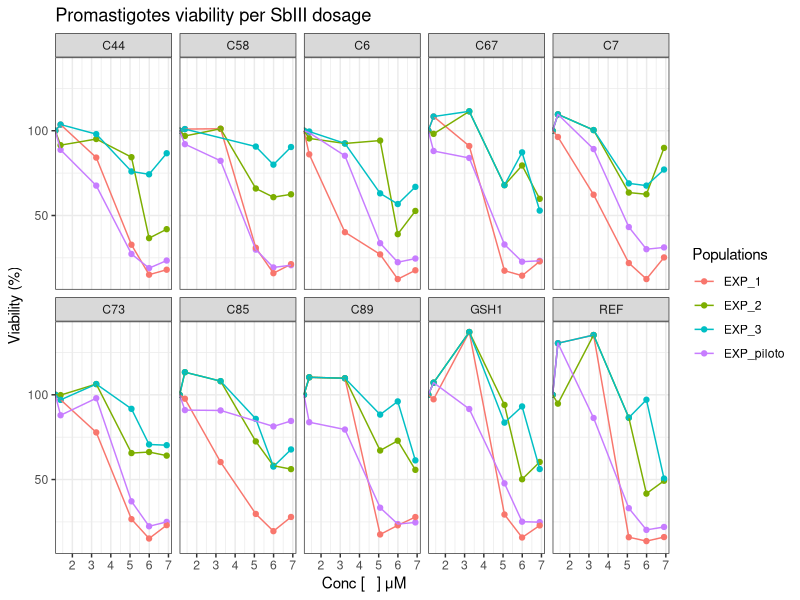
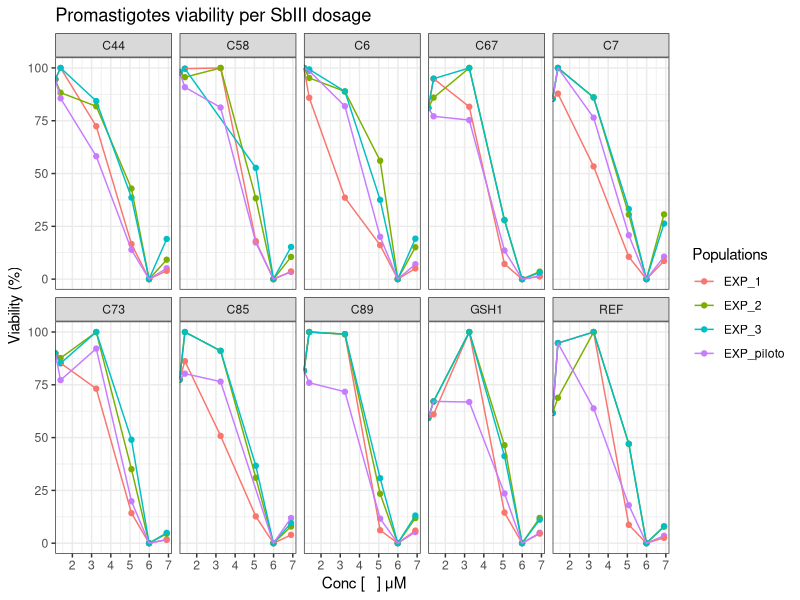
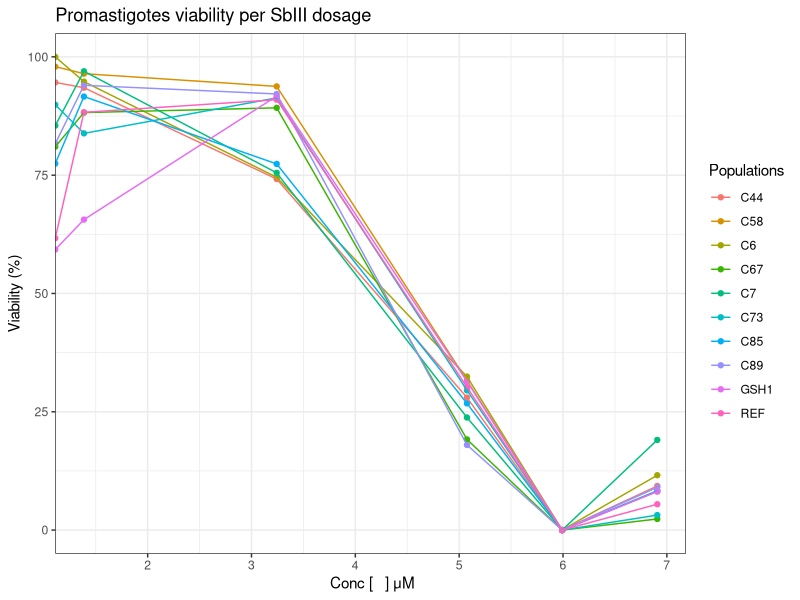
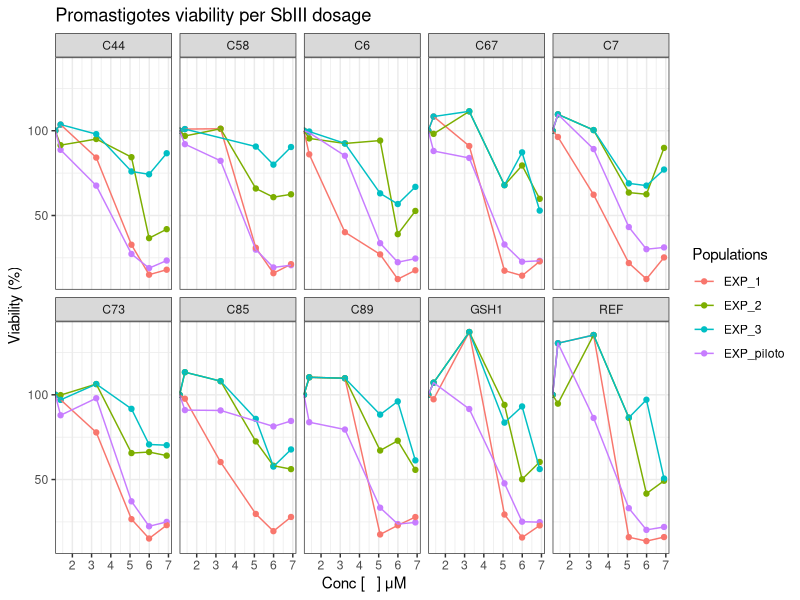
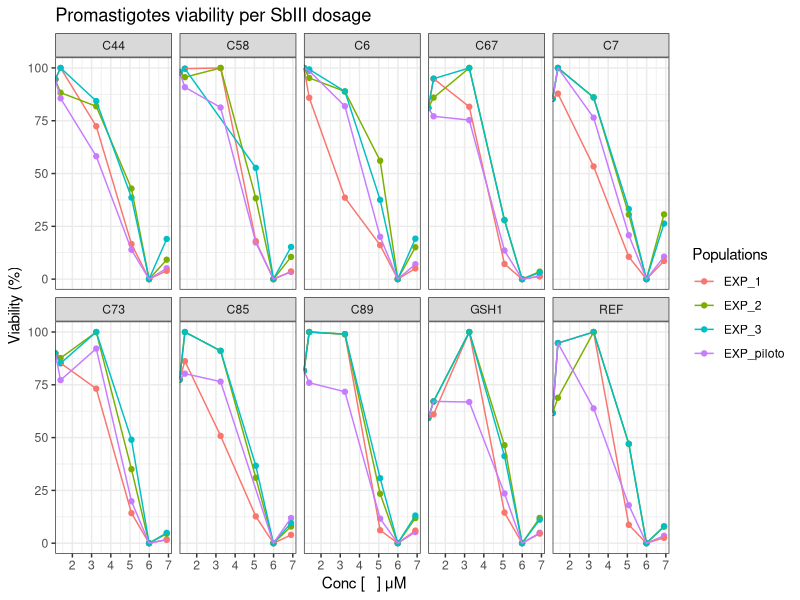
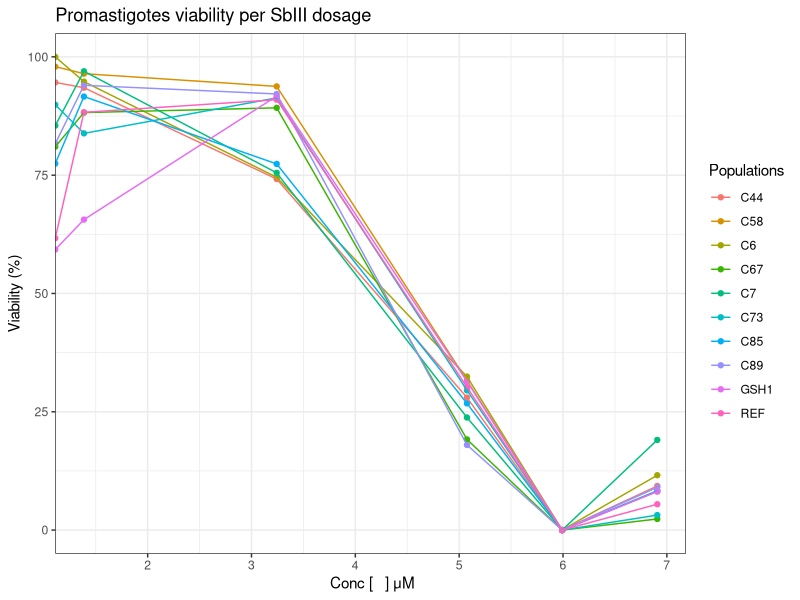

Generate these figures, in order, with R:
################################################################################
###################### EDA  - MTT GSH1 HKO clones  #############################
################################################################################

library(dplyr)
library(ggplot2)

#Loading data

DataMTT <- read.csv(file = "Data/Processed/DataMTT_processed_normalized.csv")

# Checking data

sapply(DataMTT, class)
DataMTT$pop <- as.factor(DataMTT$pop)
DataMTT$experiment <- as.factor(DataMTT$experiment) 
sapply(DataMTT, class)

MTT_plot  <- ggplot(DataMTT, aes(x = log(conc),  y = viability,  
                                 group = experiment))+
  geom_point(aes(color = experiment))+
  geom_line(aes(color = experiment))+
  ggtitle("Promastigotes viability per SbIII dosage") +
  labs(x = " Conc [   ] μM", y = "Viability (%)")+
  theme(plot.title = element_text(size = 14,face="bold"),
        axis.text.x = element_text(size = 10), 
        axis.text.y = element_text(size = 10),
        axis.title.x = element_text(size = 15),
        axis.title.y = element_text(size = 15))+
  #facet_grid(MTT_SbIII_48h$pop)+
  facet_wrap(DataMTT$pop, nrow = 2)+
  theme_bw()

MTT_plot +  labs(color = "Populations")

ggsave("Figures/01_MTT_plot_viability.png")


# With Viability reescaled


MTT_plot  <- ggplot(DataMTT, aes(x = log(conc),  y = viability_normalized,  
                                 group = experiment))+
  geom_point(aes(color = experiment))+
  geom_line(aes(color = experiment))+
  ggtitle("Promastigotes viability per SbIII dosage") +
  labs(x = " Conc [   ] μM", y = "Viability (%)")+
  theme(plot.title = element_text(size = 14,face="bold"),
        axis.text.x = element_text(size = 10), 
        axis.text.y = element_text(size = 10),
        axis.title.x = element_text(size = 15),
        axis.title.y = element_text(size = 15))+
  #facet_grid(MTT_SbIII_48h$pop)+
  facet_wrap(DataMTT$pop, nrow = 2)+
  theme_bw()

MTT_plot +  labs(color = "Populations")

ggsave("Figures/01_MTT_plot_normalized.png")



# Summarized data

# Summarazing

DataMTT_sum <- DataMTT%>%
  group_by(pop,conc)%>%
  summarise(mean_value = mean(viability_normalized), sd_value = sd(viability_normalized))

MTT_plot2  <- ggplot(DataMTT_sum, aes(x = log(conc),  y = mean_value,  group = pop))+
  geom_point(aes(color = pop))+
  geom_line(aes(color = pop))+
  ggtitle("Promastigotes viability per SbIII dosage") +
  labs(x = " Conc [   ] μM", y = "Viability (%)")+
  theme(plot.title = element_text(size = 14,face="bold"),
        axis.text.x = element_text(size = 10), 
        axis.text.y = element_text(size = 10),
        axis.title.x = element_text(size = 15),
        axis.title.y = element_text(size = 15))+
  #facet_grid(MTT_SbIII_48h$pop)+
  #facet_wrap(DataMTT$experiment, nrow = 2)+
  theme_bw()

MTT_plot2 +  labs(color = "Populations")
ggsave("Figures/02_MTT_plot_viability.png")
